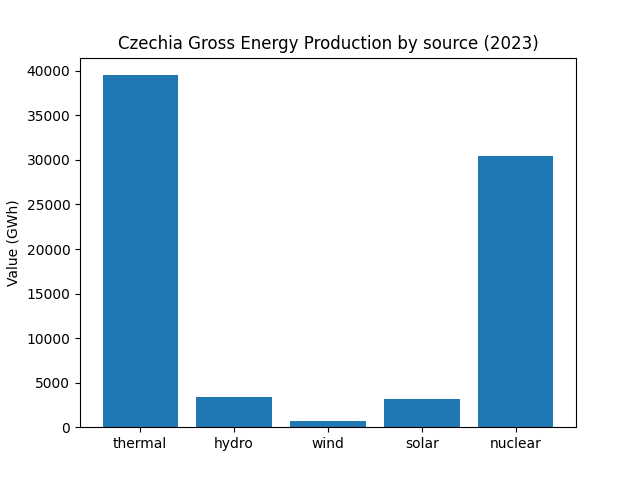

Here is the Python script that generated this plot:
"""
Mis-en-place:
- Clean your data before plotting. 
- Have everything ready before plotting.

TO-DO LIST:
1. Change the vertical bars to horizontal bars.
2. Sort the bars decreasingly by value.
3. Use a different color for the second bar.

Data: Czechia Gross Energy Production by source (2023)
"""

import matplotlib.pyplot as plt
import pandas as pd
import os

# Load the data: 
data_dict = {"thermal":39506.288, "hydro":3416.997, "wind":701.606, "solar":3210.432, "nuclear":30410.464}
df = pd.DataFrame(data_dict.items(), columns=["Source", "Value"])

# Sort the bars decreasingly by value

# Plot the bars
fig, ax = plt.subplots()
ax.bar(df["Source"], df["Value"])

# Add a title
ax.set_title("Czechia Gross Energy Production by source (2023)")

# Add xlabel
ax.set_ylabel("Value (GWh)")

# Save the figure
figname = "mis-en-place_exercise.png"
plt.savefig(figname)
print(f"open {figname}")